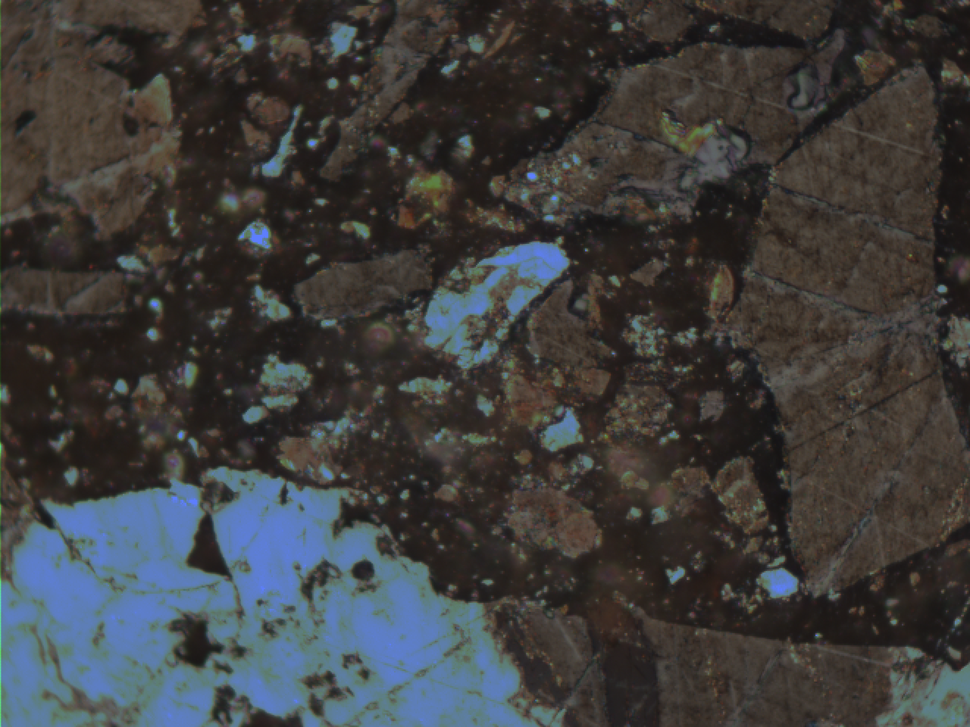
#> input picture img/30.PNG, 970 x 727 px, shrunk from 1280 x 960 before the run, found by its file name
$ python convolution.py
#> lines starting #> are read from the running program, lines starting #| are printed output that depends on the picture
import cv2 as cv
import numpy as np


img=cv.imread('img/30.PNG',0)
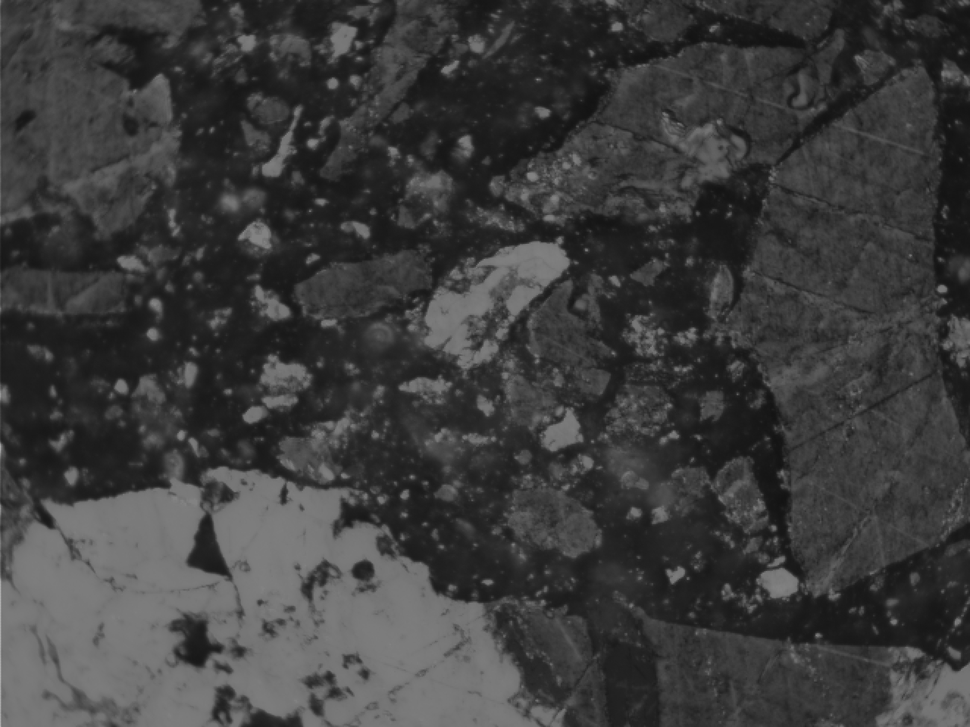
#> img: shape (727, 970); min 18, max 174, mean 60.7
padImg=cv.copyMakeBorder(img,1,1,1,1,cv.BORDER_CONSTANT,0)

kernel=np.array([
    [1,1,1],
    [1,-4,1],
    [1,1,1]
])
dst=cv.filter2D(padImg,-1,kernel)
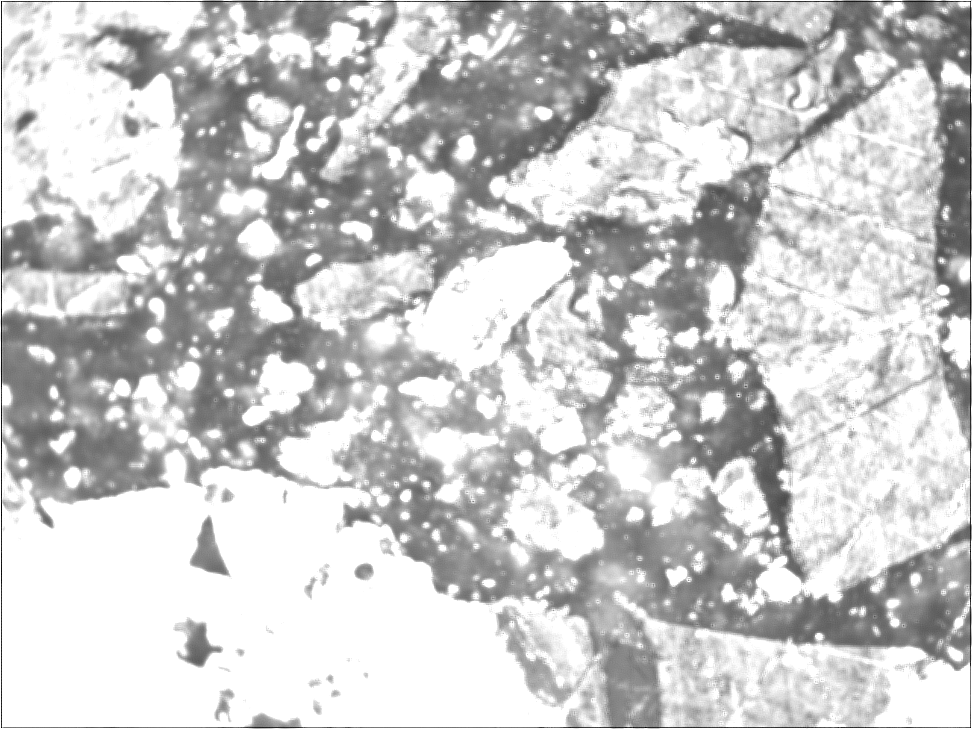
#> dst: shape (729, 972); min 0, max 255, mean 201.1

cv.imshow('cons',dst)
cv.waitKey(0)
cv.destroyAllWindows()

cv.imwrite('123.jpg',dst)

$ run again, with img/0.PNG copied over img/30.PNG
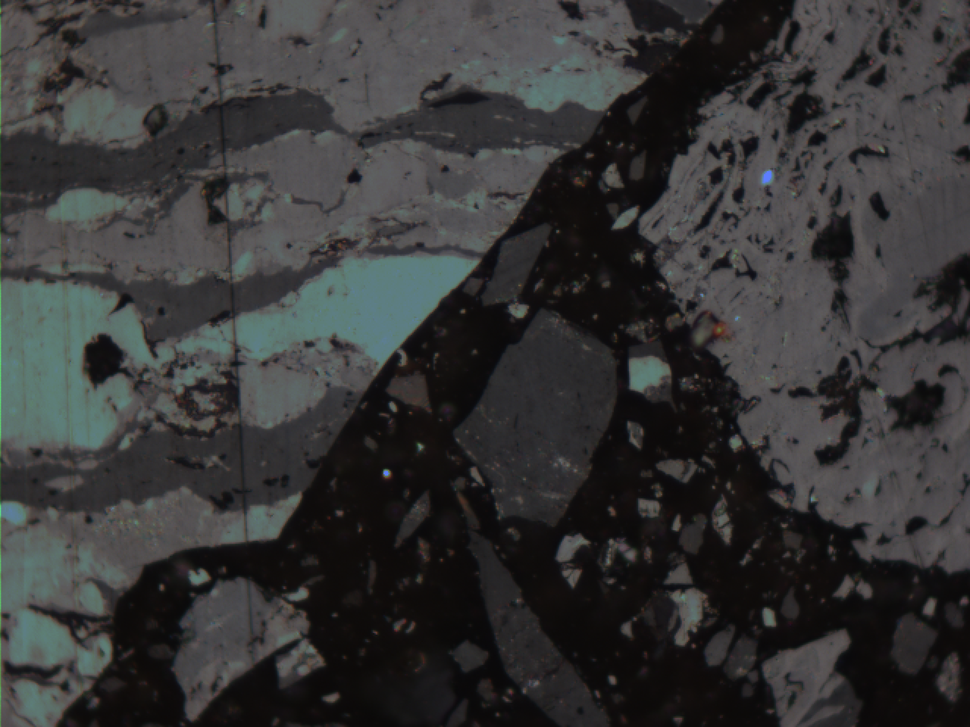
#> input picture img/0.PNG, 970 x 727 px, shrunk from 1280 x 960 before the run, found by its file name
#> `img=cv.imread('img/30.PNG',0)`:
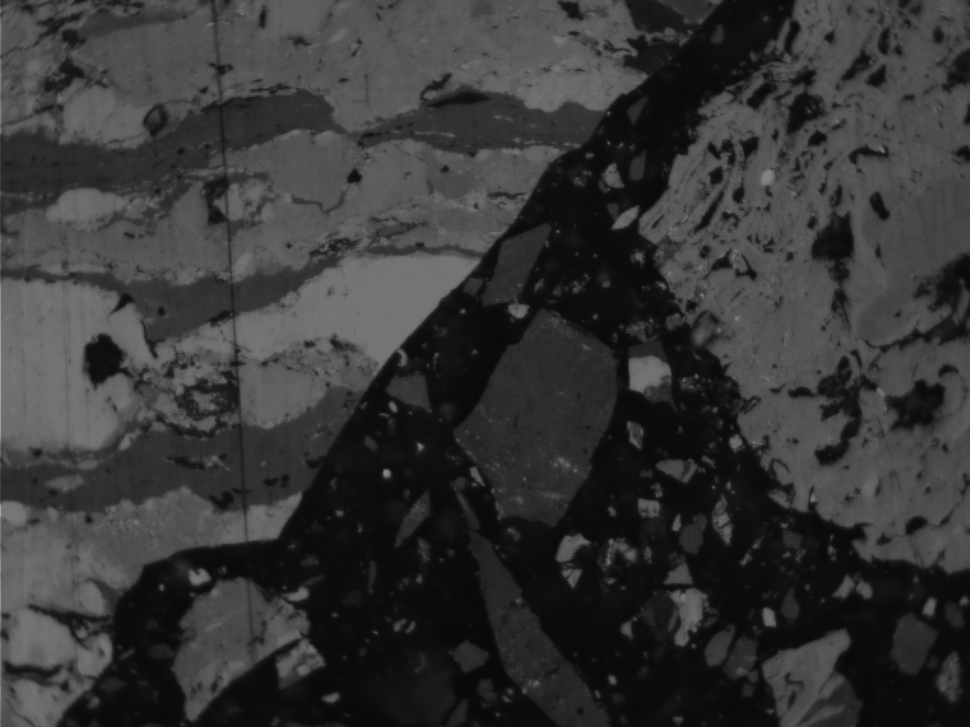
#> img: shape (727, 970); min 8, max 169, mean 54.2
#> `dst=cv.filter2D(padImg,-1,kernel)`:
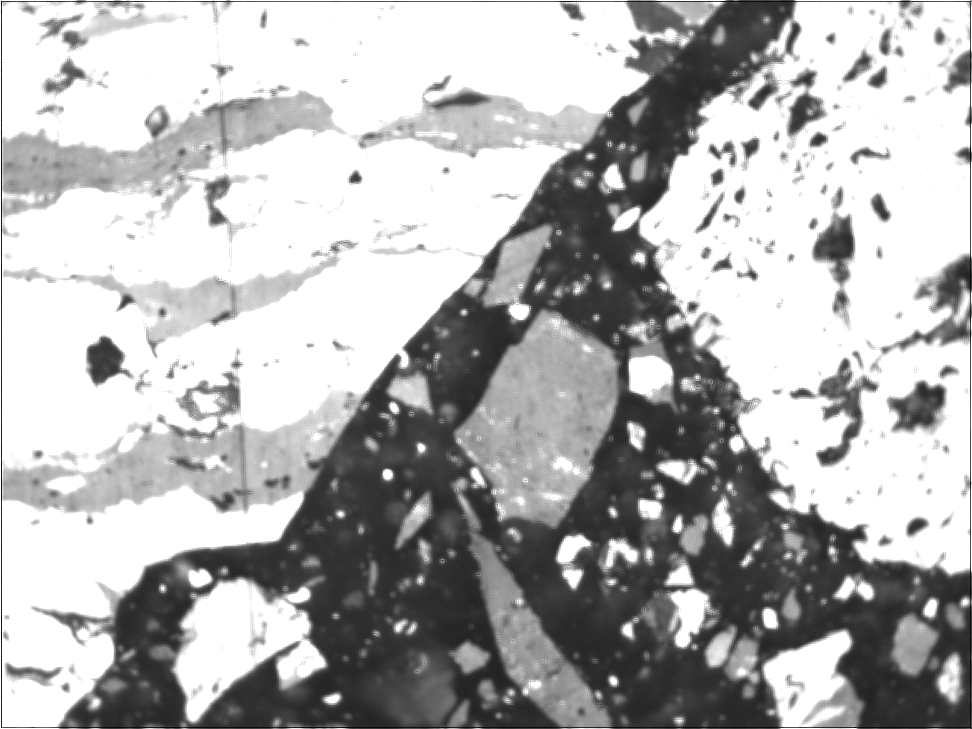
#> dst: shape (729, 972); min 0, max 255, mean 177.7

$ run again, with img/1.PNG copied over img/30.PNG
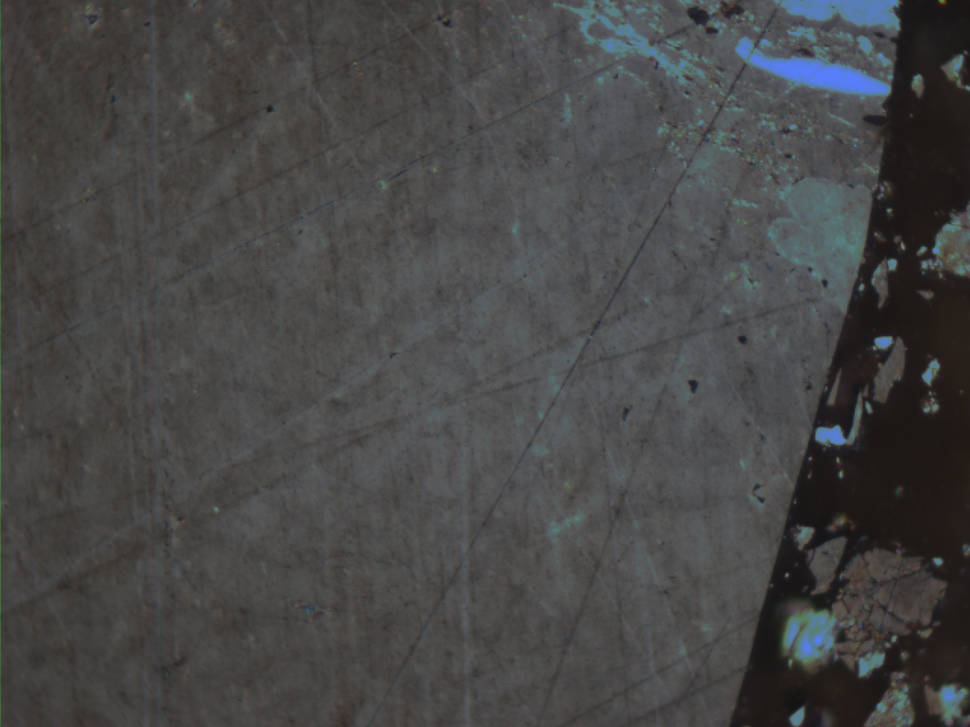
#> input picture img/1.PNG, 970 x 727 px, shrunk from 1280 x 960 before the run, found by its file name
#> `padImg=cv.copyMakeBorder(img,1,1,1,1,cv.BORDER_CONSTANT,0)`:
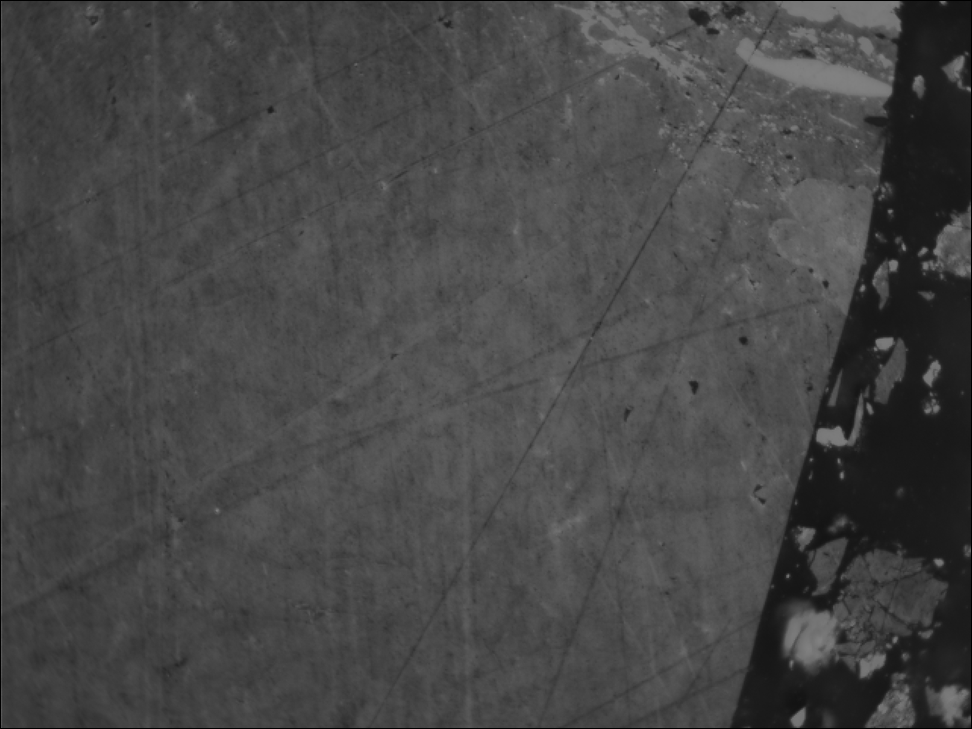
#> padImg: shape (729, 972); min 0, max 129, mean 70.1
#> `dst=cv.filter2D(padImg,-1,kernel)`:
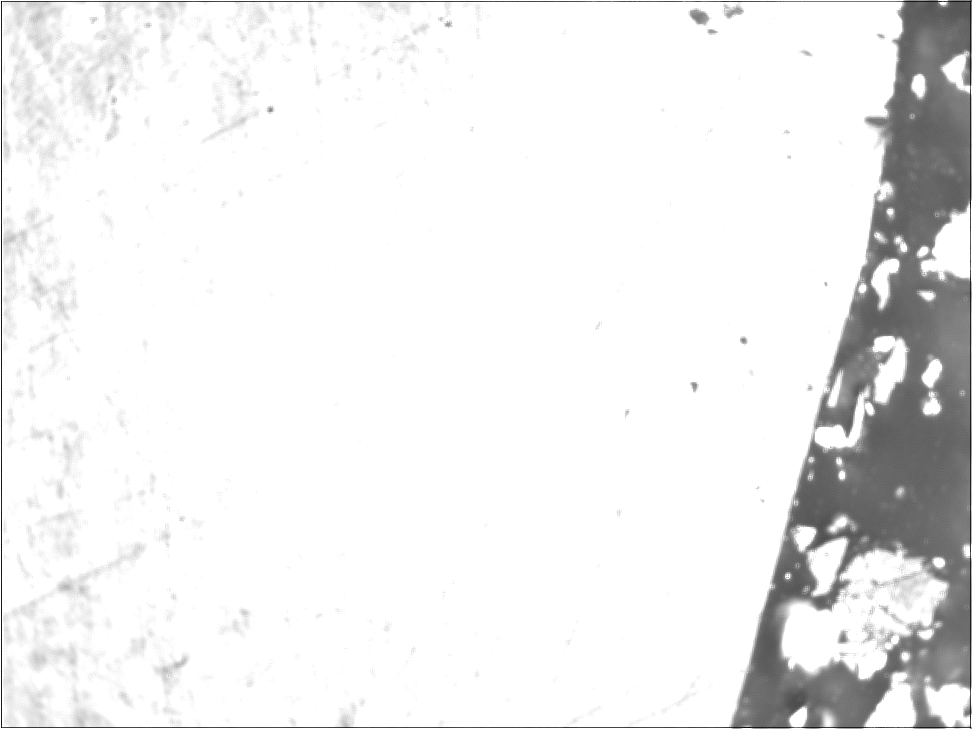
#> dst: shape (729, 972); min 0, max 255, mean 237

$ run again, with img/10.PNG copied over img/30.PNG
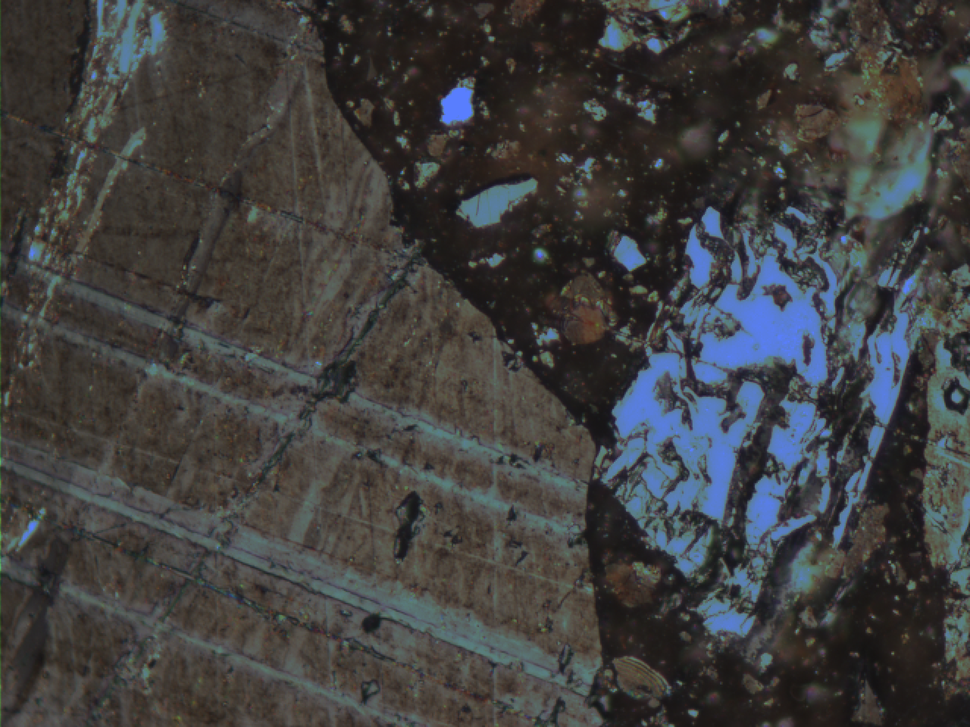
#> input picture img/10.PNG, 970 x 727 px, shrunk from 1280 x 960 before the run, found by its file name
#> `img=cv.imread('img/30.PNG',0)`:
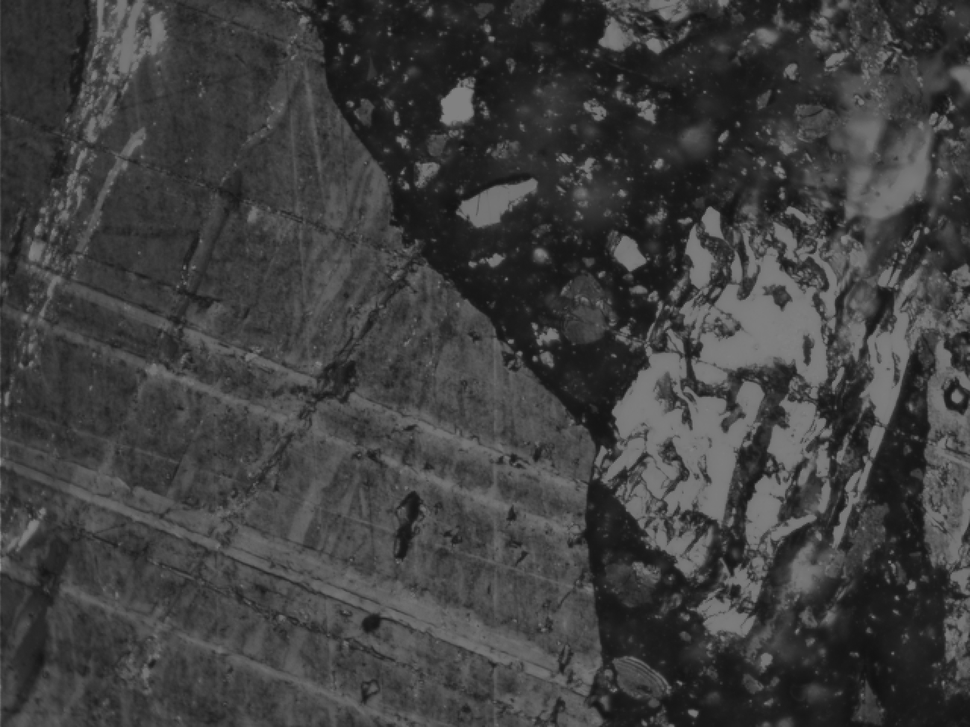
#> img: shape (727, 970); min 18, max 143, mean 62.9
#> `dst=cv.filter2D(padImg,-1,kernel)`:
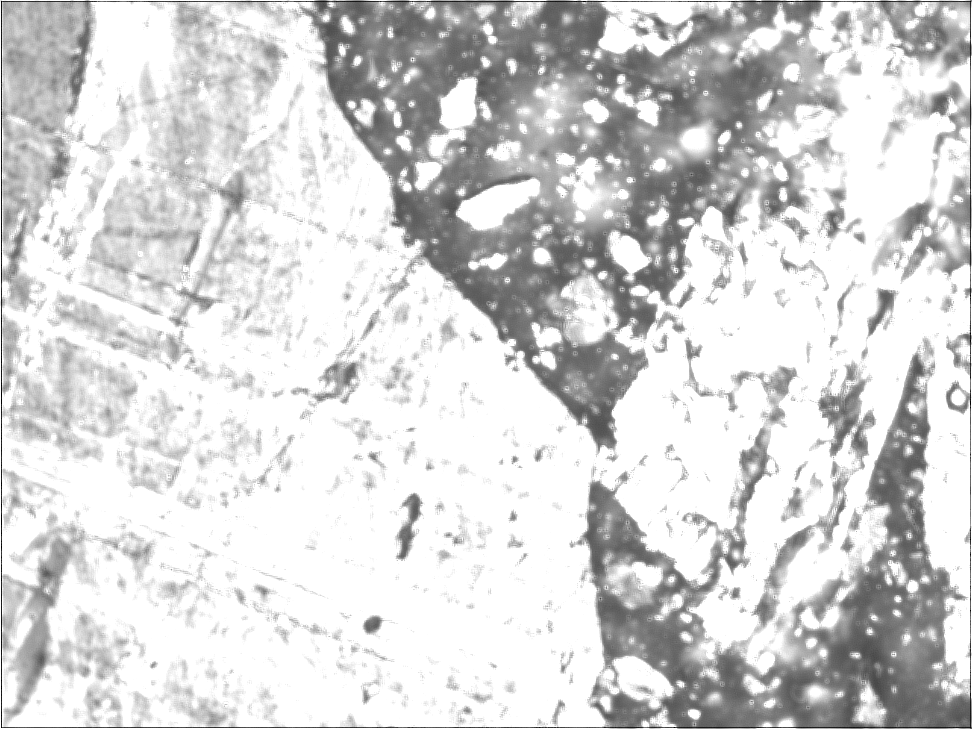
#> dst: shape (729, 972); min 0, max 255, mean 212.7
